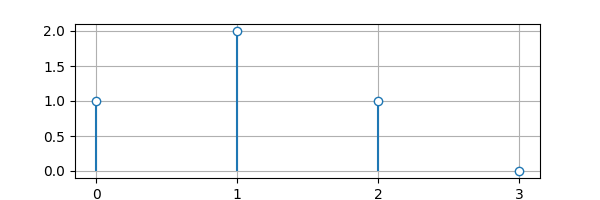

This figure's Python source:
from lcapy import seq
from matplotlib.pyplot import savefig

x = seq((1, 2, 1, 0))
x.plot(figsize=(6, 2), unfilled=True)

savefig('seq1-plot.png')
